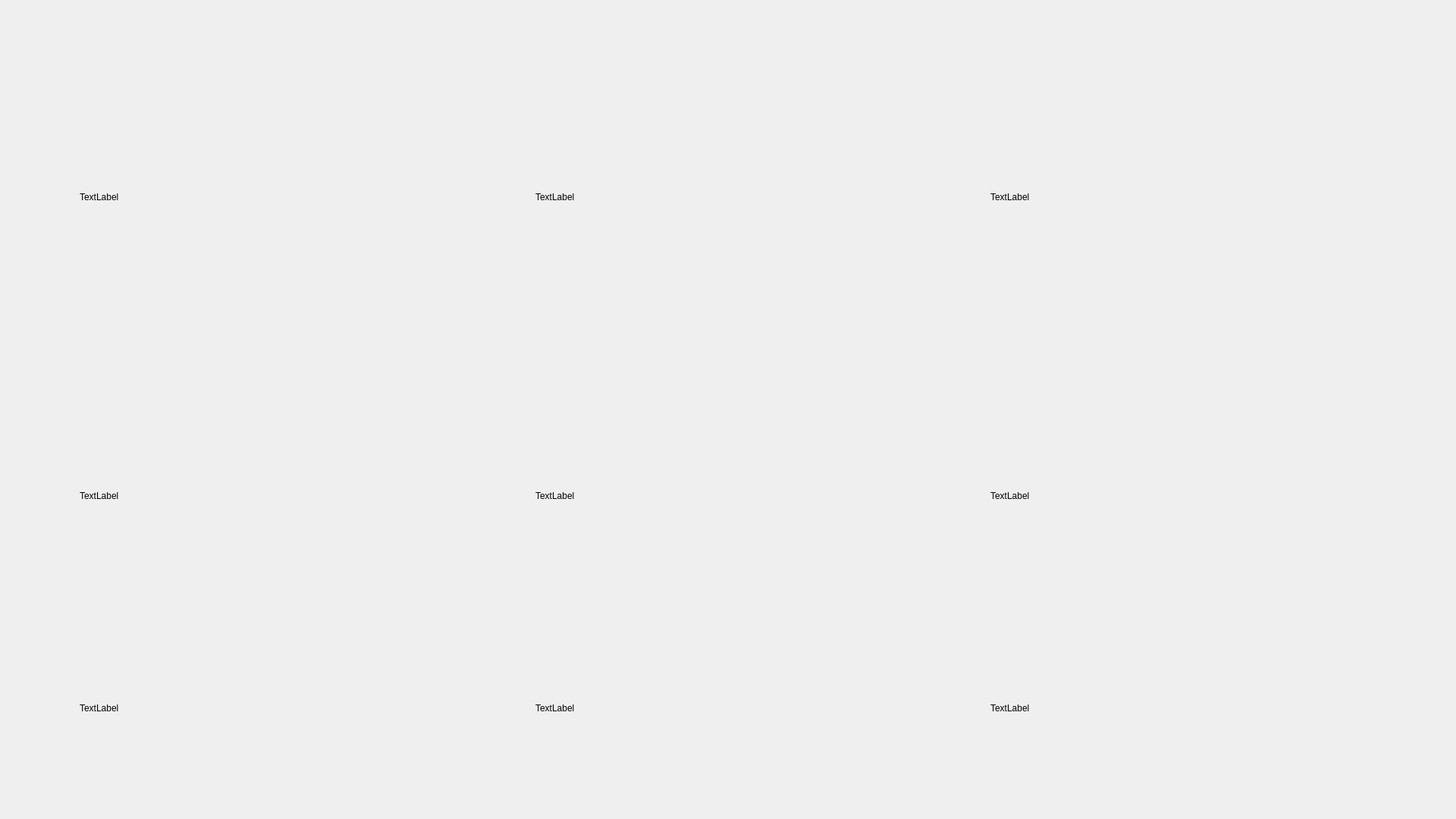
<?xml version="1.0" encoding="UTF-8"?>
<ui version="4.0">
 <class>Form</class>
 <widget class="QWidget" name="Form">
  <property name="geometry">
   <rect>
    <x>0</x>
    <y>0</y>
    <width>1920</width>
    <height>1080</height>
   </rect>
  </property>
  <property name="windowTitle">
   <string>Form</string>
  </property>
  <widget class="QWidget" name="layoutWidget">
   <property name="geometry">
    <rect>
     <x>10</x>
     <y>10</y>
     <width>1891</width>
     <height>1061</height>
    </rect>
   </property>
   <layout class="QGridLayout" name="gridLayout">
    <item row="0" column="6">
     <spacer name="horizontalSpacer_4">
      <property name="orientation">
       <enum>Qt::Horizontal</enum>
      </property>
      <property name="sizeHint" stdset="0">
       <size>
        <width>40</width>
        <height>20</height>
       </size>
      </property>
     </spacer>
    </item>
    <item row="0" column="0">
     <spacer name="horizontalSpacer_3">
      <property name="orientation">
       <enum>Qt::Horizontal</enum>
      </property>
      <property name="sizeHint" stdset="0">
       <size>
        <width>40</width>
        <height>20</height>
       </size>
      </property>
     </spacer>
    </item>
    <item row="2" column="5">
     <widget class="QLabel" name="infoWeather3">
      <property name="text">
       <string>TextLabel</string>
      </property>
     </widget>
    </item>
    <item row="2" column="3">
     <widget class="QLabel" name="infoWeather2">
      <property name="text">
       <string>TextLabel</string>
      </property>
     </widget>
    </item>
    <item row="0" column="3">
     <widget class="QLabel" name="imageWeather2">
      <property name="minimumSize">
       <size>
        <width>500</width>
        <height>500</height>
       </size>
      </property>
      <property name="text">
       <string>TextLabel</string>
      </property>
     </widget>
    </item>
    <item row="0" column="1">
     <widget class="QLabel" name="imageWeather1">
      <property name="minimumSize">
       <size>
        <width>500</width>
        <height>500</height>
       </size>
      </property>
      <property name="text">
       <string>TextLabel</string>
      </property>
     </widget>
    </item>
    <item row="1" column="3">
     <widget class="QLabel" name="day2">
      <property name="text">
       <string>TextLabel</string>
      </property>
     </widget>
    </item>
    <item row="0" column="5">
     <widget class="QLabel" name="imageWeather3">
      <property name="minimumSize">
       <size>
        <width>500</width>
        <height>500</height>
       </size>
      </property>
      <property name="text">
       <string>TextLabel</string>
      </property>
     </widget>
    </item>
    <item row="2" column="1">
     <widget class="QLabel" name="infoWeather1">
      <property name="text">
       <string>TextLabel</string>
      </property>
     </widget>
    </item>
    <item row="1" column="1">
     <widget class="QLabel" name="day1">
      <property name="text">
       <string>TextLabel</string>
      </property>
     </widget>
    </item>
    <item row="1" column="5">
     <widget class="QLabel" name="day3">
      <property name="text">
       <string>TextLabel</string>
      </property>
     </widget>
    </item>
    <item row="0" column="4">
     <spacer name="horizontalSpacer_2">
      <property name="orientation">
       <enum>Qt::Horizontal</enum>
      </property>
      <property name="sizeHint" stdset="0">
       <size>
        <width>40</width>
        <height>20</height>
       </size>
      </property>
     </spacer>
    </item>
    <item row="0" column="2">
     <spacer name="horizontalSpacer">
      <property name="orientation">
       <enum>Qt::Horizontal</enum>
      </property>
      <property name="sizeHint" stdset="0">
       <size>
        <width>40</width>
        <height>20</height>
       </size>
      </property>
     </spacer>
    </item>
   </layout>
  </widget>
 </widget>
 <resources/>
 <connections/>
</ui>
